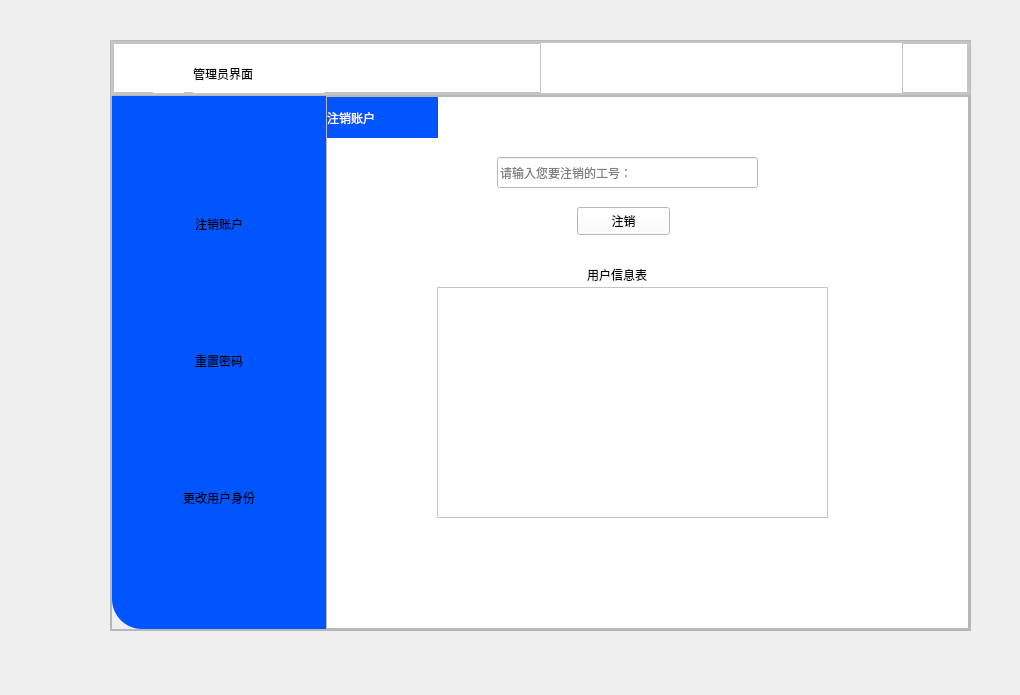
<?xml version="1.0" encoding="UTF-8"?>
<ui version="4.0">
 <class>AdminWindow</class>
 <widget class="QMainWindow" name="AdminWindow">
  <property name="geometry">
   <rect>
    <x>0</x>
    <y>0</y>
    <width>1020</width>
    <height>695</height>
   </rect>
  </property>
  <property name="windowTitle">
   <string>MainWindow</string>
  </property>
  <widget class="QWidget" name="centralwidget">
   <widget class="QFrame" name="frame">
    <property name="geometry">
     <rect>
      <x>110</x>
      <y>40</y>
      <width>861</width>
      <height>591</height>
     </rect>
    </property>
    <property name="minimumSize">
     <size>
      <width>861</width>
      <height>591</height>
     </size>
    </property>
    <property name="frameShape">
     <enum>QFrame::StyledPanel</enum>
    </property>
    <property name="frameShadow">
     <enum>QFrame::Raised</enum>
    </property>
    <layout class="QVBoxLayout" name="verticalLayout">
     <property name="spacing">
      <number>0</number>
     </property>
     <property name="leftMargin">
      <number>0</number>
     </property>
     <property name="topMargin">
      <number>0</number>
     </property>
     <property name="rightMargin">
      <number>0</number>
     </property>
     <property name="bottomMargin">
      <number>0</number>
     </property>
     <item>
      <widget class="QFrame" name="frame_2">
       <property name="sizePolicy">
        <sizepolicy hsizetype="Preferred" vsizetype="Expanding">
         <horstretch>0</horstretch>
         <verstretch>1</verstretch>
        </sizepolicy>
       </property>
       <property name="styleSheet">
        <string notr="true">background-color: rgb(255, 255, 255);</string>
       </property>
       <property name="frameShape">
        <enum>QFrame::StyledPanel</enum>
       </property>
       <property name="frameShadow">
        <enum>QFrame::Raised</enum>
       </property>
       <layout class="QHBoxLayout" name="horizontalLayout">
        <property name="spacing">
         <number>0</number>
        </property>
        <property name="leftMargin">
         <number>0</number>
        </property>
        <property name="topMargin">
         <number>0</number>
        </property>
        <property name="rightMargin">
         <number>0</number>
        </property>
        <property name="bottomMargin">
         <number>0</number>
        </property>
        <item>
         <widget class="QFrame" name="frame_4">
          <property name="frameShape">
           <enum>QFrame::StyledPanel</enum>
          </property>
          <property name="frameShadow">
           <enum>QFrame::Raised</enum>
          </property>
          <layout class="QHBoxLayout" name="horizontalLayout_2">
           <property name="spacing">
            <number>0</number>
           </property>
           <property name="leftMargin">
            <number>0</number>
           </property>
           <property name="topMargin">
            <number>0</number>
           </property>
           <property name="rightMargin">
            <number>0</number>
           </property>
           <property name="bottomMargin">
            <number>0</number>
           </property>
           <item>
            <widget class="QFrame" name="frame_6">
             <property name="toolTipDuration">
              <number>0</number>
             </property>
             <property name="styleSheet">
              <string notr="true">Qframe{
  border:none;
}</string>
             </property>
             <property name="frameShape">
              <enum>QFrame::StyledPanel</enum>
             </property>
             <property name="frameShadow">
              <enum>QFrame::Raised</enum>
             </property>
             <widget class="QLabel" name="label">
              <property name="geometry">
               <rect>
                <x>80</x>
                <y>10</y>
                <width>131</width>
                <height>41</height>
               </rect>
              </property>
              <property name="styleSheet">
               <string notr="true">font: 15pt &quot;Algerian&quot;;
color: rgb(0, 0, 0);</string>
              </property>
              <property name="text">
               <string>管理员界面</string>
              </property>
             </widget>
             <widget class="QPushButton" name="pushButton_3">
              <property name="geometry">
               <rect>
                <x>40</x>
                <y>20</y>
                <width>31</width>
                <height>31</height>
               </rect>
              </property>
              <property name="styleSheet">
               <string notr="true">QPushButton{
	border:none;
}</string>
              </property>
              <property name="text">
               <string/>
              </property>
              <property name="icon">
               <iconset resource="res.qrc">
                <normaloff>:/icons/icons/OIP-C.jpg</normaloff>:/icons/icons/OIP-C.jpg</iconset>
              </property>
             </widget>
            </widget>
           </item>
           <item alignment="Qt::AlignRight">
            <widget class="QFrame" name="frame_5">
             <property name="styleSheet">
              <string notr="true">Qframe{
  border:none;
}
QPushButton{
	border:none;
}
QPushButton:hover{
	padding-bottom:5px;
}</string>
             </property>
             <property name="frameShape">
              <enum>QFrame::StyledPanel</enum>
             </property>
             <property name="frameShadow">
              <enum>QFrame::Raised</enum>
             </property>
             <layout class="QHBoxLayout" name="horizontalLayout_3">
              <property name="spacing">
               <number>0</number>
              </property>
              <property name="leftMargin">
               <number>0</number>
              </property>
              <property name="topMargin">
               <number>0</number>
              </property>
              <property name="rightMargin">
               <number>0</number>
              </property>
              <item>
               <widget class="QPushButton" name="pushButton">
                <property name="text">
                 <string/>
                </property>
                <property name="icon">
                 <iconset resource="res.qrc">
                  <normaloff>:/icons/icons/下载.jpg</normaloff>:/icons/icons/下载.jpg</iconset>
                </property>
               </widget>
              </item>
              <item>
               <widget class="QPushButton" name="pushButton_2">
                <property name="text">
                 <string/>
                </property>
                <property name="icon">
                 <iconset resource="res.qrc">
                  <normaloff>:/icons/icons/1jpg.jpg</normaloff>:/icons/icons/1jpg.jpg</iconset>
                </property>
               </widget>
              </item>
             </layout>
            </widget>
           </item>
          </layout>
         </widget>
        </item>
       </layout>
      </widget>
     </item>
     <item>
      <widget class="QFrame" name="frame_3">
       <property name="sizePolicy">
        <sizepolicy hsizetype="Preferred" vsizetype="Expanding">
         <horstretch>0</horstretch>
         <verstretch>10</verstretch>
        </sizepolicy>
       </property>
       <property name="frameShape">
        <enum>QFrame::StyledPanel</enum>
       </property>
       <property name="frameShadow">
        <enum>QFrame::Raised</enum>
       </property>
       <layout class="QHBoxLayout" name="horizontalLayout_4">
        <property name="spacing">
         <number>0</number>
        </property>
        <property name="leftMargin">
         <number>0</number>
        </property>
        <property name="topMargin">
         <number>0</number>
        </property>
        <property name="rightMargin">
         <number>0</number>
        </property>
        <property name="bottomMargin">
         <number>0</number>
        </property>
        <item>
         <widget class="QFrame" name="frame_7">
          <property name="sizePolicy">
           <sizepolicy hsizetype="Expanding" vsizetype="Preferred">
            <horstretch>2</horstretch>
            <verstretch>0</verstretch>
           </sizepolicy>
          </property>
          <property name="styleSheet">
           <string notr="true">background-color: rgb(0, 85, 255);
;
border-bottom-left-radius:30px

    </string>
          </property>
          <property name="frameShape">
           <enum>QFrame::StyledPanel</enum>
          </property>
          <property name="frameShadow">
           <enum>QFrame::Raised</enum>
          </property>
          <layout class="QVBoxLayout" name="verticalLayout_2">
           <property name="spacing">
            <number>0</number>
           </property>
           <property name="leftMargin">
            <number>0</number>
           </property>
           <property name="topMargin">
            <number>0</number>
           </property>
           <property name="rightMargin">
            <number>0</number>
           </property>
           <property name="bottomMargin">
            <number>0</number>
           </property>
           <item>
            <widget class="QPushButton" name="pushButton_Delete">
             <property name="styleSheet">
              <string notr="true">font: 18pt &quot;Algerian&quot;;
color: rgb(255, 255, 255);
pressed{
	padding-left:5px;
	padding-top:5px;
}
</string>
             </property>
             <property name="text">
              <string>注销账户</string>
             </property>
            </widget>
           </item>
           <item>
            <widget class="QPushButton" name="pushButton_Edit">
             <property name="styleSheet">
              <string notr="true">font: 18pt &quot;Algerian&quot;;
color: rgb(255, 255, 255);
pressed{
	padding-left:5px;
	padding-top:5px;
}

</string>
             </property>
             <property name="text">
              <string>重置密码</string>
             </property>
            </widget>
           </item>
           <item>
            <widget class="QPushButton" name="pushButton_New_identity">
             <property name="styleSheet">
              <string notr="true">font: 18pt &quot;Algerian&quot;;
color: rgb(255, 255, 255);
pressed{
	padding-left:5px;
	padding-top:5px;
}

</string>
             </property>
             <property name="text">
              <string>更改用户身份</string>
             </property>
            </widget>
           </item>
          </layout>
         </widget>
        </item>
        <item>
         <widget class="QFrame" name="frame_8">
          <property name="sizePolicy">
           <sizepolicy hsizetype="Expanding" vsizetype="Preferred">
            <horstretch>6</horstretch>
            <verstretch>0</verstretch>
           </sizepolicy>
          </property>
          <property name="frameShape">
           <enum>QFrame::StyledPanel</enum>
          </property>
          <property name="frameShadow">
           <enum>QFrame::Raised</enum>
          </property>
          <layout class="QHBoxLayout" name="horizontalLayout_5">
           <property name="spacing">
            <number>0</number>
           </property>
           <property name="leftMargin">
            <number>0</number>
           </property>
           <property name="topMargin">
            <number>0</number>
           </property>
           <property name="rightMargin">
            <number>0</number>
           </property>
           <property name="bottomMargin">
            <number>0</number>
           </property>
           <item>
            <widget class="QStackedWidget" name="stackedWidget">
             <property name="styleSheet">
              <string notr="true">background-color: rgb(255, 255, 255);</string>
             </property>
             <property name="currentIndex">
              <number>1</number>
             </property>
             <widget class="QWidget" name="page_new">
              <widget class="QLabel" name="label_7">
               <property name="geometry">
                <rect>
                 <x>0</x>
                 <y>0</y>
                 <width>161</width>
                 <height>41</height>
                </rect>
               </property>
               <property name="styleSheet">
                <string notr="true">
font: 15pt &quot;Algerian&quot;;
color: rgb(255, 255, 255);
background-color: rgb(0, 85, 255);</string>
               </property>
               <property name="text">
                <string>更改用户身份</string>
               </property>
              </widget>
              <widget class="QLineEdit" name="lineEdit_2">
               <property name="geometry">
                <rect>
                 <x>190</x>
                 <y>60</y>
                 <width>231</width>
                 <height>31</height>
                </rect>
               </property>
               <property name="placeholderText">
                <string>想要更改身份的工号：</string>
               </property>
              </widget>
              <widget class="QLineEdit" name="lineEdit_3">
               <property name="geometry">
                <rect>
                 <x>190</x>
                 <y>110</y>
                 <width>231</width>
                 <height>31</height>
                </rect>
               </property>
               <property name="placeholderText">
                <string>更改后的身份等级：</string>
               </property>
              </widget>
              <widget class="QPushButton" name="pushButton_identity_sure">
               <property name="geometry">
                <rect>
                 <x>250</x>
                 <y>160</y>
                 <width>93</width>
                 <height>28</height>
                </rect>
               </property>
               <property name="text">
                <string>确定</string>
               </property>
              </widget>
              <widget class="QFrame" name="frame_11">
               <property name="geometry">
                <rect>
                 <x>0</x>
                 <y>479</y>
                 <width>641</width>
                 <height>51</height>
                </rect>
               </property>
               <property name="frameShape">
                <enum>QFrame::StyledPanel</enum>
               </property>
               <property name="frameShadow">
                <enum>QFrame::Raised</enum>
               </property>
               <widget class="QStackedWidget" name="stackedWidget_4">
                <property name="geometry">
                 <rect>
                  <x>0</x>
                  <y>0</y>
                  <width>641</width>
                  <height>51</height>
                 </rect>
                </property>
                <property name="currentIndex">
                 <number>0</number>
                </property>
                <widget class="QWidget" name="page_8"/>
                <widget class="QWidget" name="page_9">
                 <widget class="QLabel" name="label_11">
                  <property name="geometry">
                   <rect>
                    <x>250</x>
                    <y>20</y>
                    <width>161</width>
                    <height>21</height>
                   </rect>
                  </property>
                  <property name="styleSheet">
                   <string notr="true">font: 12pt &quot;Algerian&quot;;
color: rgb(255, 0, 0);</string>
                  </property>
                  <property name="text">
                   <string>没找到该工号！</string>
                  </property>
                 </widget>
                </widget>
                <widget class="QWidget" name="page_10">
                 <widget class="QLabel" name="label_13">
                  <property name="geometry">
                   <rect>
                    <x>230</x>
                    <y>20</y>
                    <width>161</width>
                    <height>21</height>
                   </rect>
                  </property>
                  <property name="styleSheet">
                   <string notr="true">font: 12pt &quot;Algerian&quot;;
color: rgb(255, 0, 0);</string>
                  </property>
                  <property name="text">
                   <string>等级输入不正确！</string>
                  </property>
                 </widget>
                </widget>
                <widget class="QWidget" name="page_11">
                 <widget class="QLabel" name="label_14">
                  <property name="geometry">
                   <rect>
                    <x>260</x>
                    <y>20</y>
                    <width>111</width>
                    <height>21</height>
                   </rect>
                  </property>
                  <property name="styleSheet">
                   <string notr="true">font: 12pt &quot;Algerian&quot;;
color: rgb(255, 0, 0);</string>
                  </property>
                  <property name="text">
                   <string>更改成功！</string>
                  </property>
                 </widget>
                </widget>
               </widget>
              </widget>
              <widget class="QLabel" name="label_10">
               <property name="geometry">
                <rect>
                 <x>260</x>
                 <y>200</y>
                 <width>81</width>
                 <height>16</height>
                </rect>
               </property>
               <property name="text">
                <string>用户信息表</string>
               </property>
              </widget>
              <widget class="QTableWidget" name="tableWidget_3">
               <property name="geometry">
                <rect>
                 <x>110</x>
                 <y>220</y>
                 <width>391</width>
                 <height>231</height>
                </rect>
               </property>
              </widget>
             </widget>
             <widget class="QWidget" name="page_delete">
              <widget class="QLabel" name="label_6">
               <property name="geometry">
                <rect>
                 <x>0</x>
                 <y>0</y>
                 <width>111</width>
                 <height>41</height>
                </rect>
               </property>
               <property name="styleSheet">
                <string notr="true">
font: 15pt &quot;Algerian&quot;;
color: rgb(255, 255, 255);
background-color: rgb(0, 85, 255);</string>
               </property>
               <property name="text">
                <string>注销账户</string>
               </property>
              </widget>
              <widget class="QLineEdit" name="lineEdit">
               <property name="geometry">
                <rect>
                 <x>170</x>
                 <y>60</y>
                 <width>261</width>
                 <height>31</height>
                </rect>
               </property>
               <property name="text">
                <string/>
               </property>
               <property name="placeholderText">
                <string>请输入您要注销的工号：</string>
               </property>
              </widget>
              <widget class="QPushButton" name="pushButton_close">
               <property name="geometry">
                <rect>
                 <x>250</x>
                 <y>110</y>
                 <width>93</width>
                 <height>28</height>
                </rect>
               </property>
               <property name="text">
                <string>注销</string>
               </property>
              </widget>
              <widget class="QFrame" name="frame_10">
               <property name="geometry">
                <rect>
                 <x>0</x>
                 <y>480</y>
                 <width>641</width>
                 <height>51</height>
                </rect>
               </property>
               <property name="frameShape">
                <enum>QFrame::StyledPanel</enum>
               </property>
               <property name="frameShadow">
                <enum>QFrame::Raised</enum>
               </property>
               <widget class="QStackedWidget" name="stackedWidget_3">
                <property name="geometry">
                 <rect>
                  <x>0</x>
                  <y>0</y>
                  <width>641</width>
                  <height>51</height>
                 </rect>
                </property>
                <widget class="QWidget" name="page_3"/>
                <widget class="QWidget" name="page_5">
                 <widget class="QLabel" name="label_4">
                  <property name="geometry">
                   <rect>
                    <x>260</x>
                    <y>10</y>
                    <width>141</width>
                    <height>21</height>
                   </rect>
                  </property>
                  <property name="styleSheet">
                   <string notr="true">font: 12pt &quot;Algerian&quot;;
color: rgb(255, 0, 0);</string>
                  </property>
                  <property name="text">
                   <string>没有找到工号！</string>
                  </property>
                 </widget>
                </widget>
                <widget class="QWidget" name="page_6">
                 <widget class="QLabel" name="label_5">
                  <property name="geometry">
                   <rect>
                    <x>260</x>
                    <y>10</y>
                    <width>111</width>
                    <height>21</height>
                   </rect>
                  </property>
                  <property name="styleSheet">
                   <string notr="true">font: 12pt &quot;Algerian&quot;;
color: rgb(255, 0, 0);</string>
                  </property>
                  <property name="text">
                   <string>注销成功！</string>
                  </property>
                 </widget>
                </widget>
               </widget>
              </widget>
              <widget class="QTableWidget" name="tableWidget">
               <property name="geometry">
                <rect>
                 <x>110</x>
                 <y>190</y>
                 <width>391</width>
                 <height>231</height>
                </rect>
               </property>
              </widget>
              <widget class="QLabel" name="label_3">
               <property name="geometry">
                <rect>
                 <x>260</x>
                 <y>170</y>
                 <width>81</width>
                 <height>16</height>
                </rect>
               </property>
               <property name="text">
                <string>用户信息表</string>
               </property>
              </widget>
             </widget>
             <widget class="QWidget" name="page_edit">
              <widget class="QLabel" name="label_8">
               <property name="geometry">
                <rect>
                 <x>0</x>
                 <y>0</y>
                 <width>111</width>
                 <height>41</height>
                </rect>
               </property>
               <property name="styleSheet">
                <string notr="true">
font: 15pt &quot;Algerian&quot;;
color: rgb(255, 255, 255);
background-color: rgb(0, 85, 255);</string>
               </property>
               <property name="text">
                <string>重置密码</string>
               </property>
              </widget>
              <widget class="QFrame" name="frame_9">
               <property name="geometry">
                <rect>
                 <x>0</x>
                 <y>479</y>
                 <width>641</width>
                 <height>40</height>
                </rect>
               </property>
               <property name="frameShape">
                <enum>QFrame::StyledPanel</enum>
               </property>
               <property name="frameShadow">
                <enum>QFrame::Raised</enum>
               </property>
               <layout class="QHBoxLayout" name="horizontalLayout_6">
                <property name="spacing">
                 <number>0</number>
                </property>
                <property name="leftMargin">
                 <number>0</number>
                </property>
                <property name="topMargin">
                 <number>0</number>
                </property>
                <property name="rightMargin">
                 <number>0</number>
                </property>
                <property name="bottomMargin">
                 <number>0</number>
                </property>
                <item>
                 <widget class="QStackedWidget" name="stackedWidget_2">
                  <property name="currentIndex">
                   <number>0</number>
                  </property>
                  <widget class="QWidget" name="page"/>
                  <widget class="QWidget" name="page_2">
                   <widget class="QLabel" name="label_2">
                    <property name="geometry">
                     <rect>
                      <x>240</x>
                      <y>10</y>
                      <width>121</width>
                      <height>21</height>
                     </rect>
                    </property>
                    <property name="styleSheet">
                     <string notr="true">font: 12pt &quot;Algerian&quot;;
color: rgb(255, 0, 0);</string>
                    </property>
                    <property name="text">
                     <string>未找到工号！</string>
                    </property>
                   </widget>
                  </widget>
                  <widget class="QWidget" name="page_4">
                   <widget class="QLabel" name="label_12">
                    <property name="geometry">
                     <rect>
                      <x>210</x>
                      <y>10</y>
                      <width>161</width>
                      <height>21</height>
                     </rect>
                    </property>
                    <property name="styleSheet">
                     <string notr="true">font: 12pt &quot;Algerian&quot;;
color: rgb(255, 0, 0);</string>
                    </property>
                    <property name="text">
                     <string>两次密码不相符！</string>
                    </property>
                   </widget>
                  </widget>
                  <widget class="QWidget" name="page_7">
                   <widget class="QLabel" name="label_25">
                    <property name="geometry">
                     <rect>
                      <x>240</x>
                      <y>10</y>
                      <width>111</width>
                      <height>21</height>
                     </rect>
                    </property>
                    <property name="styleSheet">
                     <string notr="true">font: 12pt &quot;Algerian&quot;;
color: rgb(255, 0, 0);</string>
                    </property>
                    <property name="text">
                     <string>修改成功！</string>
                    </property>
                   </widget>
                  </widget>
                 </widget>
                </item>
               </layout>
              </widget>
              <widget class="QLineEdit" name="lineEdit_num">
               <property name="geometry">
                <rect>
                 <x>180</x>
                 <y>110</y>
                 <width>221</width>
                 <height>31</height>
                </rect>
               </property>
               <property name="text">
                <string/>
               </property>
               <property name="placeholderText">
                <string>输入工号：</string>
               </property>
              </widget>
              <widget class="QPushButton" name="pushButton_change_sure">
               <property name="geometry">
                <rect>
                 <x>240</x>
                 <y>180</y>
                 <width>93</width>
                 <height>28</height>
                </rect>
               </property>
               <property name="text">
                <string>确认</string>
               </property>
              </widget>
              <widget class="QLabel" name="label_9">
               <property name="geometry">
                <rect>
                 <x>250</x>
                 <y>220</y>
                 <width>81</width>
                 <height>16</height>
                </rect>
               </property>
               <property name="text">
                <string>用户信息表</string>
               </property>
              </widget>
              <widget class="QTableWidget" name="tableWidget_2">
               <property name="geometry">
                <rect>
                 <x>100</x>
                 <y>240</y>
                 <width>391</width>
                 <height>231</height>
                </rect>
               </property>
              </widget>
             </widget>
            </widget>
           </item>
          </layout>
         </widget>
        </item>
       </layout>
      </widget>
     </item>
    </layout>
   </widget>
  </widget>
 </widget>
 <resources>
  <include location="res.qrc"/>
 </resources>
 <connections>
  <connection>
   <sender>pushButton_2</sender>
   <signal>clicked()</signal>
   <receiver>AdminWindow</receiver>
   <slot>close()</slot>
   <hints>
    <hint type="sourcelabel">
     <x>954</x>
     <y>59</y>
    </hint>
    <hint type="destinationlabel">
     <x>992</x>
     <y>23</y>
    </hint>
   </hints>
  </connection>
  <connection>
   <sender>pushButton</sender>
   <signal>clicked()</signal>
   <receiver>AdminWindow</receiver>
   <slot>hide()</slot>
   <hints>
    <hint type="sourcelabel">
     <x>926</x>
     <y>54</y>
    </hint>
    <hint type="destinationlabel">
     <x>884</x>
     <y>30</y>
    </hint>
   </hints>
  </connection>
 </connections>
</ui>
